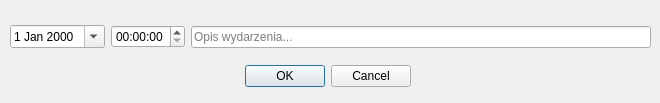
<?xml version="1.0" encoding="UTF-8"?>
<ui version="4.0">
 <class>edit_event</class>
 <widget class="QDialog" name="edit_event">
  <property name="geometry">
   <rect>
    <x>0</x>
    <y>0</y>
    <width>660</width>
    <height>103</height>
   </rect>
  </property>
  <property name="windowTitle">
   <string>Edytuj wpis</string>
  </property>
  <widget class="QDialogButtonBox" name="buttonBox">
   <property name="geometry">
    <rect>
     <x>240</x>
     <y>60</y>
     <width>171</width>
     <height>32</height>
    </rect>
   </property>
   <property name="orientation">
    <enum>Qt::Horizontal</enum>
   </property>
   <property name="standardButtons">
    <set>QDialogButtonBox::Cancel|QDialogButtonBox::Ok</set>
   </property>
  </widget>
  <widget class="QWidget" name="layoutWidget">
   <property name="geometry">
    <rect>
     <x>10</x>
     <y>20</y>
     <width>641</width>
     <height>34</height>
    </rect>
   </property>
   <layout class="QHBoxLayout" name="horizontalLayout">
    <item>
     <widget class="QDateEdit" name="dateEdit">
      <property name="calendarPopup">
       <bool>true</bool>
      </property>
     </widget>
    </item>
    <item>
     <widget class="QTimeEdit" name="edit_event_time">
      <property name="displayFormat">
       <string>HH:mm:ss</string>
      </property>
     </widget>
    </item>
    <item>
     <widget class="QLineEdit" name="editEvent_description">
      <property name="placeholderText">
       <string>Opis wydarzenia...</string>
      </property>
     </widget>
    </item>
   </layout>
  </widget>
 </widget>
 <resources/>
 <connections>
  <connection>
   <sender>buttonBox</sender>
   <signal>accepted()</signal>
   <receiver>edit_event</receiver>
   <slot>accept()</slot>
   <hints>
    <hint type="sourcelabel">
     <x>248</x>
     <y>254</y>
    </hint>
    <hint type="destinationlabel">
     <x>157</x>
     <y>274</y>
    </hint>
   </hints>
  </connection>
  <connection>
   <sender>buttonBox</sender>
   <signal>rejected()</signal>
   <receiver>edit_event</receiver>
   <slot>reject()</slot>
   <hints>
    <hint type="sourcelabel">
     <x>316</x>
     <y>260</y>
    </hint>
    <hint type="destinationlabel">
     <x>286</x>
     <y>274</y>
    </hint>
   </hints>
  </connection>
 </connections>
</ui>
